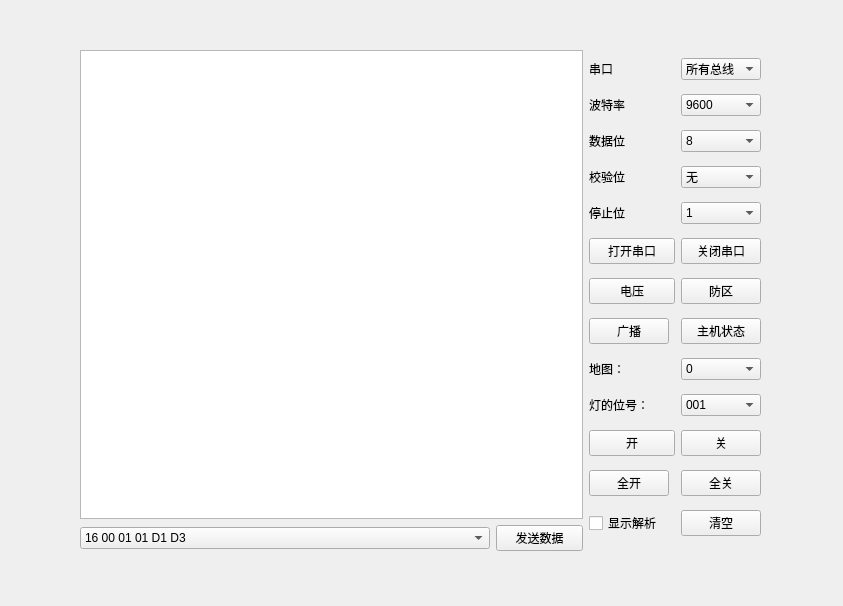
<?xml version="1.0" encoding="UTF-8"?>
<ui version="4.0">
 <class>SerialPort</class>
 <widget class="QWidget" name="SerialPort">
  <property name="geometry">
   <rect>
    <x>0</x>
    <y>0</y>
    <width>843</width>
    <height>606</height>
   </rect>
  </property>
  <property name="windowTitle">
   <string>Form</string>
  </property>
  <widget class="QWidget" name="layoutWidget">
   <property name="geometry">
    <rect>
     <x>80</x>
     <y>50</y>
     <width>681</width>
     <height>501</height>
    </rect>
   </property>
   <layout class="QHBoxLayout" name="horizontalLayout_2">
    <item>
     <layout class="QVBoxLayout" name="verticalLayout">
      <item>
       <widget class="QTextEdit" name="showDataTextEdit"/>
      </item>
      <item>
       <layout class="QHBoxLayout" name="horizontalLayout">
        <item>
         <widget class="QComboBox" name="readySendDataComboBox">
          <item>
           <property name="text">
            <string>16 00 01 01 D1 D3</string>
           </property>
          </item>
          <item>
           <property name="text">
            <string>16 00 01 11 D3 30 20 42 55 52 47 4C 41 52 59 20 30 30 39 0D 0A 6D</string>
           </property>
          </item>
          <item>
           <property name="text">
            <string>16 00 01 11 D3 30 20 44 49 53 41 52 4D 45 44 20 30 31 30 0D 0A 46</string>
           </property>
          </item>
          <item>
           <property name="text">
            <string>30 20 42 55 52 47 4C 41 52 59 20 30 30 39 0D 0A</string>
           </property>
          </item>
          <item>
           <property name="text">
            <string>30 20 44 49 53 41 52 4D 45 44 20 30 30 39 0D 0A</string>
           </property>
          </item>
         </widget>
        </item>
        <item>
         <widget class="QPushButton" name="sendDataBtn">
          <property name="text">
           <string>发送数据</string>
          </property>
         </widget>
        </item>
       </layout>
      </item>
     </layout>
    </item>
    <item>
     <layout class="QGridLayout" name="gridLayout">
      <item row="0" column="0">
       <widget class="QLabel" name="serialPortLabel">
        <property name="text">
         <string>串口</string>
        </property>
       </widget>
      </item>
      <item row="4" column="2">
       <widget class="QComboBox" name="stopComboBox">
        <item>
         <property name="text">
          <string>1</string>
         </property>
        </item>
        <item>
         <property name="text">
          <string>2</string>
         </property>
        </item>
       </widget>
      </item>
      <item row="3" column="2">
       <widget class="QComboBox" name="parityComboBox">
        <item>
         <property name="text">
          <string>无</string>
         </property>
        </item>
        <item>
         <property name="text">
          <string>奇</string>
         </property>
        </item>
        <item>
         <property name="text">
          <string>偶</string>
         </property>
        </item>
       </widget>
      </item>
      <item row="8" column="0">
       <widget class="QLabel" name="modeLabel">
        <property name="text">
         <string>地图：</string>
        </property>
       </widget>
      </item>
      <item row="12" column="0">
       <widget class="QCheckBox" name="translateCheckBox">
        <property name="text">
         <string>显示解析</string>
        </property>
       </widget>
      </item>
      <item row="2" column="0" colspan="2">
       <widget class="QLabel" name="dataBitLabel">
        <property name="text">
         <string>数据位</string>
        </property>
       </widget>
      </item>
      <item row="7" column="2">
       <widget class="QPushButton" name="hStatePushButton">
        <property name="text">
         <string>主机状态</string>
        </property>
       </widget>
      </item>
      <item row="0" column="2">
       <widget class="QComboBox" name="serialPortComboBox">
        <property name="currentIndex">
         <number>0</number>
        </property>
        <item>
         <property name="text">
          <string>所有总线</string>
         </property>
        </item>
        <item>
         <property name="text">
          <string>ttyS0</string>
         </property>
        </item>
        <item>
         <property name="text">
          <string>ttyS1</string>
         </property>
        </item>
        <item>
         <property name="text">
          <string>ttyS2</string>
         </property>
        </item>
        <item>
         <property name="text">
          <string>ttyS3</string>
         </property>
        </item>
        <item>
         <property name="text">
          <string>ttyS4</string>
         </property>
        </item>
        <item>
         <property name="text">
          <string>COM1</string>
         </property>
        </item>
        <item>
         <property name="text">
          <string>COM2</string>
         </property>
        </item>
        <item>
         <property name="text">
          <string>COM3</string>
         </property>
        </item>
        <item>
         <property name="text">
          <string>COM4</string>
         </property>
        </item>
        <item>
         <property name="text">
          <string>COM5</string>
         </property>
        </item>
        <item>
         <property name="text">
          <string>COM6</string>
         </property>
        </item>
        <item>
         <property name="text">
          <string>COM7</string>
         </property>
        </item>
       </widget>
      </item>
      <item row="10" column="0" colspan="2">
       <widget class="QPushButton" name="lightOpenPushButton">
        <property name="text">
         <string>开</string>
        </property>
       </widget>
      </item>
      <item row="7" column="0">
       <widget class="QPushButton" name="broadCastPushButton">
        <property name="text">
         <string>广播</string>
        </property>
       </widget>
      </item>
      <item row="5" column="0" colspan="2">
       <widget class="QPushButton" name="openComBtn">
        <property name="text">
         <string>打开串口</string>
        </property>
        <property name="checkable">
         <bool>false</bool>
        </property>
       </widget>
      </item>
      <item row="11" column="0">
       <widget class="QPushButton" name="allOpenPushButton">
        <property name="text">
         <string>全开</string>
        </property>
       </widget>
      </item>
      <item row="3" column="0" colspan="2">
       <widget class="QLabel" name="parityLabel">
        <property name="text">
         <string>校验位</string>
        </property>
       </widget>
      </item>
      <item row="1" column="0" colspan="2">
       <widget class="QLabel" name="baudRateLabel">
        <property name="text">
         <string>波特率</string>
        </property>
       </widget>
      </item>
      <item row="9" column="2">
       <widget class="QComboBox" name="lightComboBox">
        <item>
         <property name="text">
          <string>001</string>
         </property>
        </item>
        <item>
         <property name="text">
          <string>002</string>
         </property>
        </item>
        <item>
         <property name="text">
          <string>003</string>
         </property>
        </item>
        <item>
         <property name="text">
          <string>004</string>
         </property>
        </item>
        <item>
         <property name="text">
          <string>005</string>
         </property>
        </item>
        <item>
         <property name="text">
          <string>006</string>
         </property>
        </item>
        <item>
         <property name="text">
          <string>007</string>
         </property>
        </item>
        <item>
         <property name="text">
          <string>008</string>
         </property>
        </item>
        <item>
         <property name="text">
          <string>009</string>
         </property>
        </item>
        <item>
         <property name="text">
          <string>010</string>
         </property>
        </item>
        <item>
         <property name="text">
          <string>011</string>
         </property>
        </item>
        <item>
         <property name="text">
          <string>012</string>
         </property>
        </item>
        <item>
         <property name="text">
          <string>013</string>
         </property>
        </item>
        <item>
         <property name="text">
          <string>014</string>
         </property>
        </item>
        <item>
         <property name="text">
          <string>015</string>
         </property>
        </item>
        <item>
         <property name="text">
          <string>016</string>
         </property>
        </item>
        <item>
         <property name="text">
          <string>017</string>
         </property>
        </item>
        <item>
         <property name="text">
          <string>018</string>
         </property>
        </item>
        <item>
         <property name="text">
          <string>019</string>
         </property>
        </item>
        <item>
         <property name="text">
          <string>020</string>
         </property>
        </item>
        <item>
         <property name="text">
          <string>021</string>
         </property>
        </item>
        <item>
         <property name="text">
          <string>022</string>
         </property>
        </item>
        <item>
         <property name="text">
          <string>023</string>
         </property>
        </item>
        <item>
         <property name="text">
          <string>024</string>
         </property>
        </item>
        <item>
         <property name="text">
          <string>025</string>
         </property>
        </item>
        <item>
         <property name="text">
          <string>026</string>
         </property>
        </item>
        <item>
         <property name="text">
          <string>027</string>
         </property>
        </item>
        <item>
         <property name="text">
          <string>028</string>
         </property>
        </item>
        <item>
         <property name="text">
          <string>029</string>
         </property>
        </item>
        <item>
         <property name="text">
          <string>030</string>
         </property>
        </item>
        <item>
         <property name="text">
          <string>031</string>
         </property>
        </item>
        <item>
         <property name="text">
          <string>032</string>
         </property>
        </item>
       </widget>
      </item>
      <item row="6" column="0" colspan="2">
       <widget class="QPushButton" name="volPushButton">
        <property name="text">
         <string>电压</string>
        </property>
       </widget>
      </item>
      <item row="1" column="2">
       <widget class="QComboBox" name="baudRateComboBox">
        <property name="currentIndex">
         <number>1</number>
        </property>
        <item>
         <property name="text">
          <string>4800</string>
         </property>
        </item>
        <item>
         <property name="text">
          <string>9600</string>
         </property>
        </item>
        <item>
         <property name="text">
          <string>19200</string>
         </property>
        </item>
       </widget>
      </item>
      <item row="8" column="2">
       <widget class="QComboBox" name="modeComboBox">
        <item>
         <property name="text">
          <string>0</string>
         </property>
        </item>
        <item>
         <property name="text">
          <string>1</string>
         </property>
        </item>
        <item>
         <property name="text">
          <string>2</string>
         </property>
        </item>
        <item>
         <property name="text">
          <string>3</string>
         </property>
        </item>
       </widget>
      </item>
      <item row="10" column="2">
       <widget class="QPushButton" name="lightClosePushButton">
        <property name="text">
         <string>关</string>
        </property>
       </widget>
      </item>
      <item row="2" column="2">
       <widget class="QComboBox" name="dataBitComboBox">
        <property name="currentIndex">
         <number>3</number>
        </property>
        <item>
         <property name="text">
          <string>5</string>
         </property>
        </item>
        <item>
         <property name="text">
          <string>6</string>
         </property>
        </item>
        <item>
         <property name="text">
          <string>7</string>
         </property>
        </item>
        <item>
         <property name="text">
          <string>8</string>
         </property>
        </item>
       </widget>
      </item>
      <item row="9" column="0" colspan="2">
       <widget class="QLabel" name="lightLabel">
        <property name="text">
         <string>灯的位号：</string>
        </property>
       </widget>
      </item>
      <item row="11" column="2">
       <widget class="QPushButton" name="allClosePushButton">
        <property name="text">
         <string>全关</string>
        </property>
       </widget>
      </item>
      <item row="5" column="2">
       <widget class="QPushButton" name="closeComBtn">
        <property name="text">
         <string>关闭串口</string>
        </property>
       </widget>
      </item>
      <item row="4" column="0" colspan="2">
       <widget class="QLabel" name="stopLabel">
        <property name="text">
         <string>停止位</string>
        </property>
       </widget>
      </item>
      <item row="6" column="2">
       <widget class="QPushButton" name="dePushButton">
        <property name="text">
         <string>防区</string>
        </property>
       </widget>
      </item>
      <item row="12" column="2">
       <widget class="QPushButton" name="clearPushButton">
        <property name="text">
         <string>清空</string>
        </property>
       </widget>
      </item>
     </layout>
    </item>
   </layout>
  </widget>
 </widget>
 <resources/>
 <connections/>
</ui>
